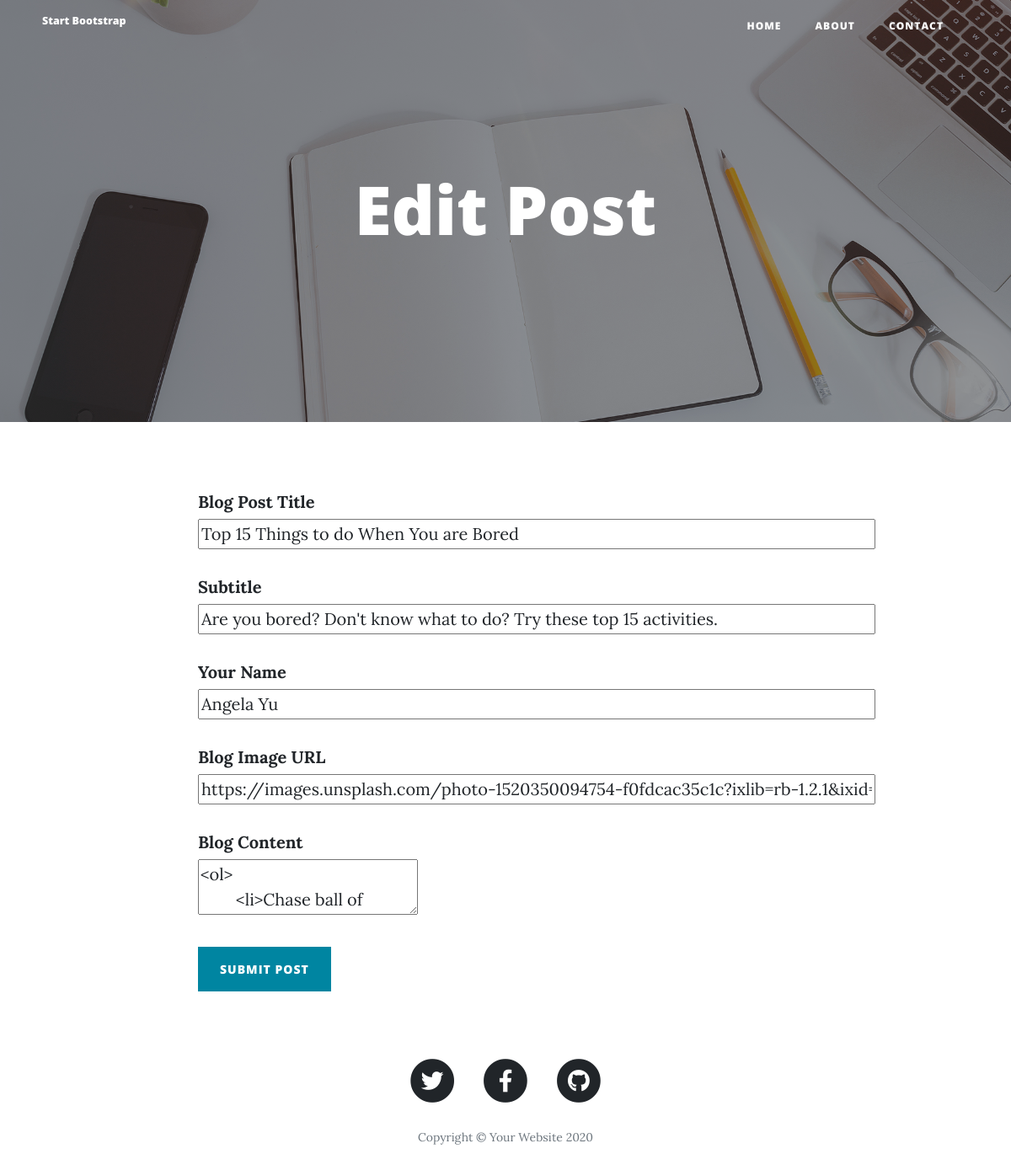
Before: /edit-post/2 with the older database file.
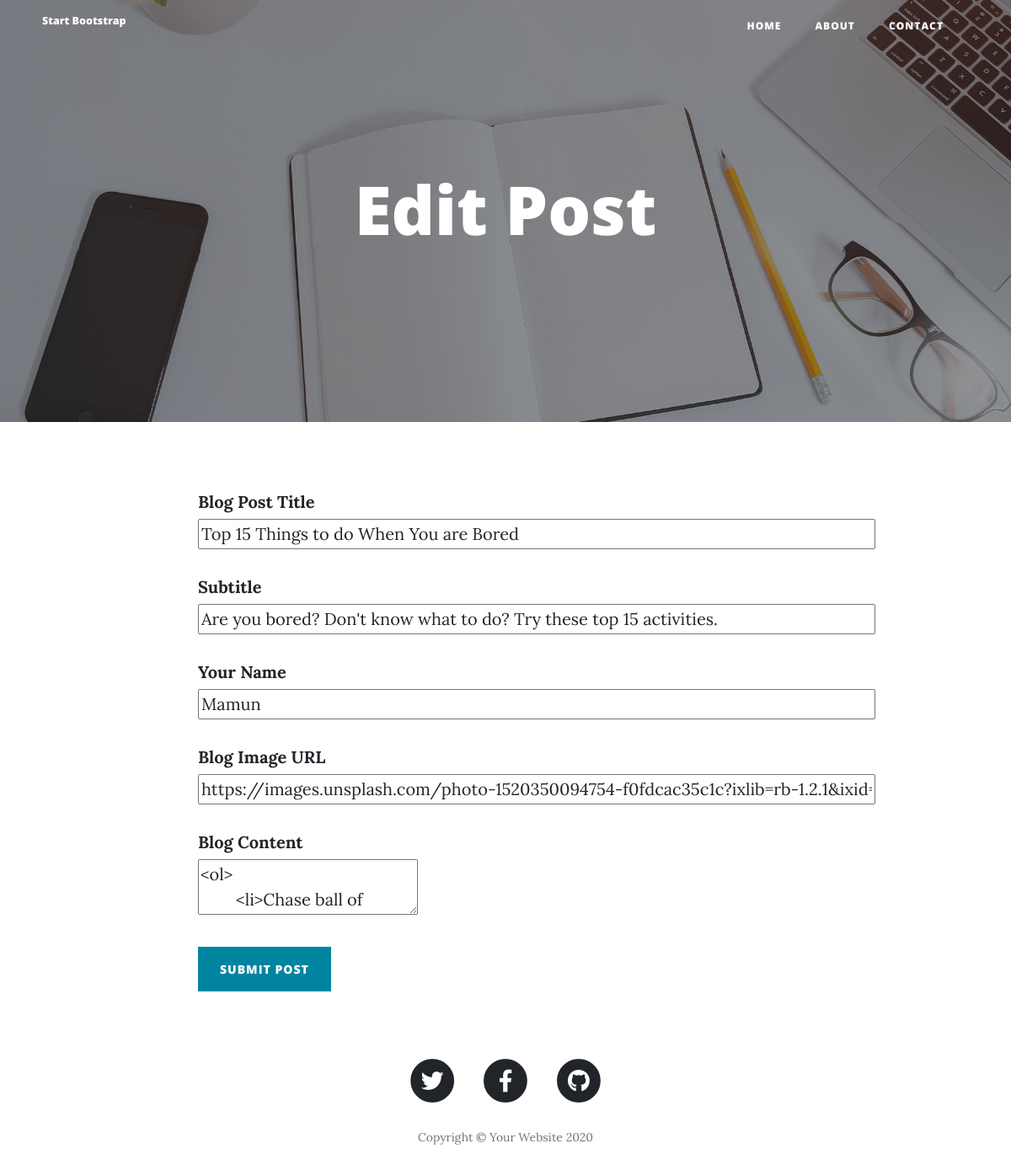
After: the same page with the newer database file.
### main.py (models this page shows, shortened)
class BlogPost(db.Model):
    id = db.Column(db.Integer, primary_key=True, autoincrement=True)
    title = db.Column(db.String(250), unique=True, nullable=False)
    subtitle = db.Column(db.String(250), nullable=False)
    date = db.Column(db.String(250), nullable=False)
    body = db.Column(db.Text, nullable=False)
    author = db.Column(db.String(250), nullable=False)
    img_url = db.Column(db.String(250), nullable=False)

### main.py (the view, shortened to what this page needs)
@app.route("/edit-post/<int:post_id>", methods=["GET", "POST"])
def edit_post(post_id):
    new_posts = db.session.query(BlogPost).get(post_id)
    edit_form = CreatePostForm(title=new_posts.title, subtitle=new_posts.subtitle, img_url=new_posts.img_url,
                               author=new_posts.author,
                               body=new_posts.body)
    return render_template("make-post.html", pid=post_id, form=edit_form, is_edit=True)

### main.py
class CreatePostForm(FlaskForm):
    title = StringField("Blog Post Title", validators=[DataRequired()])
    subtitle = StringField("Subtitle", validators=[DataRequired()])
    author = StringField("Your Name", validators=[DataRequired()])
    img_url = StringField("Blog Image URL", validators=[DataRequired(), URL()])
    body = CKEditorField("Blog Content", validators=[DataRequired()])
    submit = SubmitField("Submit Post")

### templates/make-post.html (shortened to what this page needs)
{% extends 'bootstrap/base.html' %}
{% block content %}
{% include "header.html" %}
  <header class="masthead" style="background-image: url('{{ url_for('static', filename='img/edit-bg.jpg')}}')">
    <div class="overlay"></div>
    <div class="container">
      <div class="row">
        <div class="col-lg-8 col-md-10 mx-auto">
          <div class="page-heading">
            {% if is_edit %}
              <h1>Edit Post</h1>
              {% else %}
              <h1>New Post</h1>
              {% endif %}
          </div>
        </div>
      </div>
      </div>
  </header>
  <div class="container">
    <div class="row">
      <div class="col-lg-8 col-md-10 mx-auto">
        <div>
         <form method="post">
            <p>{{ form.title.label() }} <br>{{form.title(size=65)}}</p>
            <p>{{ form.subtitle.label() }} <br>{{form.subtitle(size=65)}}</p>
            <p>{{ form.author.label() }} <br>{{form.author(size=65)}}</p>
            <p>{{ form.img_url.label() }} <br>{{form.img_url(size=65)}}</p>
            <p>{{ form.body.label() }} <br>{{form.body(size=65)}}</p>
            <p>{{ form.submit(class="btn btn-primary") }} </p>
        </form>
      </div>
    </div>
  </div>
  </div>
{% include "footer.html" %}
{% endblock %}

Changed rows visible on the page:
changed BlogPost "Top 15 Things to do When You are Bored": author "Angela Yu" → "Mamun"
